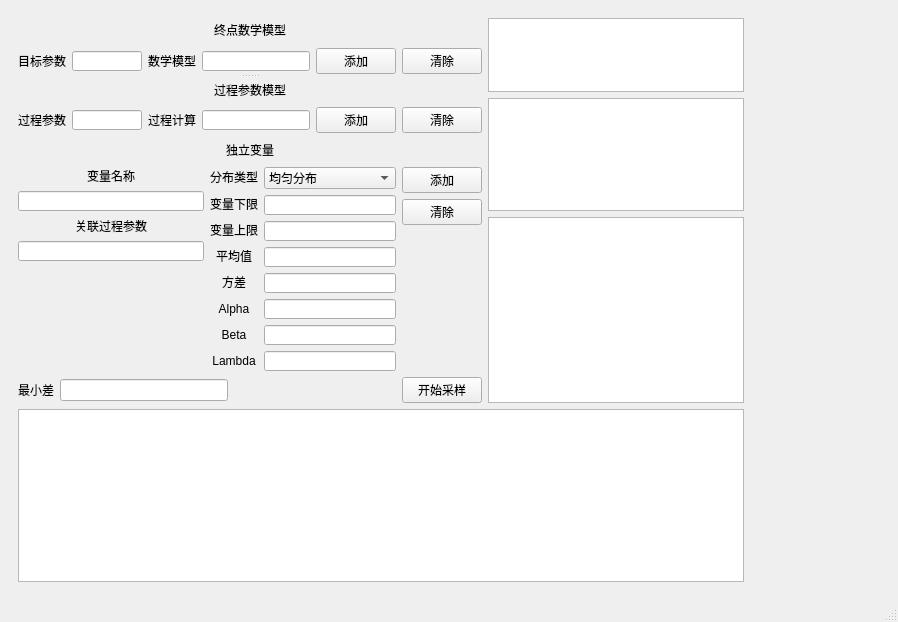
<?xml version="1.0" encoding="UTF-8"?>
<ui version="4.0">
 <class>MainWindow</class>
 <widget class="QMainWindow" name="MainWindow">
  <property name="geometry">
   <rect>
    <x>0</x>
    <y>0</y>
    <width>898</width>
    <height>622</height>
   </rect>
  </property>
  <property name="windowTitle">
   <string>MainWindow</string>
  </property>
  <property name="autoFillBackground">
   <bool>true</bool>
  </property>
  <widget class="QWidget" name="centralwidget">
   <layout class="QGridLayout" name="gridLayout">
    <item row="0" column="0">
     <widget class="QWidget" name="widget" native="true">
      <property name="autoFillBackground">
       <bool>false</bool>
      </property>
      <layout class="QFormLayout" name="formLayout_2">
       <item row="0" column="0">
        <layout class="QFormLayout" name="formLayout">
         <item row="0" column="0">
          <layout class="QVBoxLayout" name="verticalLayout_9">
           <item>
            <layout class="QVBoxLayout" name="verticalLayout_7">
             <item>
              <widget class="QSplitter" name="splitter">
               <property name="orientation">
                <enum>Qt::Vertical</enum>
               </property>
               <widget class="QWidget" name="layoutWidget">
                <layout class="QVBoxLayout" name="verticalLayout">
                 <item alignment="Qt::AlignHCenter">
                  <widget class="QLabel" name="label">
                   <property name="text">
                    <string>终点数学模型</string>
                   </property>
                  </widget>
                 </item>
                 <item>
                  <layout class="QHBoxLayout" name="horizontalLayout">
                   <item>
                    <widget class="QLabel" name="label_2">
                     <property name="maximumSize">
                      <size>
                       <width>50</width>
                       <height>12</height>
                      </size>
                     </property>
                     <property name="text">
                      <string>目标参数</string>
                     </property>
                    </widget>
                   </item>
                   <item>
                    <widget class="QLineEdit" name="FinalVarInput">
                     <property name="maximumSize">
                      <size>
                       <width>70</width>
                       <height>20</height>
                      </size>
                     </property>
                    </widget>
                   </item>
                   <item>
                    <widget class="QLabel" name="label_3">
                     <property name="text">
                      <string>数学模型</string>
                     </property>
                    </widget>
                   </item>
                   <item>
                    <widget class="QLineEdit" name="FinalVarFormulaInput">
                     <property name="minimumSize">
                      <size>
                       <width>20</width>
                       <height>20</height>
                      </size>
                     </property>
                     <property name="maximumSize">
                      <size>
                       <width>1000</width>
                       <height>20</height>
                      </size>
                     </property>
                    </widget>
                   </item>
                   <item>
                    <widget class="QPushButton" name="FinalVarButton">
                     <property name="text">
                      <string>添加</string>
                     </property>
                    </widget>
                   </item>
                   <item>
                    <widget class="QPushButton" name="FinalVarDel">
                     <property name="text">
                      <string>清除</string>
                     </property>
                    </widget>
                   </item>
                  </layout>
                 </item>
                </layout>
               </widget>
               <widget class="QWidget" name="layoutWidget">
                <layout class="QVBoxLayout" name="verticalLayout_4">
                 <item alignment="Qt::AlignHCenter">
                  <widget class="QLabel" name="label_4">
                   <property name="text">
                    <string>过程参数模型</string>
                   </property>
                  </widget>
                 </item>
                 <item>
                  <layout class="QHBoxLayout" name="horizontalLayout_4">
                   <item>
                    <widget class="QLabel" name="label_5">
                     <property name="maximumSize">
                      <size>
                       <width>50</width>
                       <height>12</height>
                      </size>
                     </property>
                     <property name="text">
                      <string>过程参数</string>
                     </property>
                    </widget>
                   </item>
                   <item>
                    <widget class="QLineEdit" name="MidVarInput">
                     <property name="maximumSize">
                      <size>
                       <width>70</width>
                       <height>20</height>
                      </size>
                     </property>
                    </widget>
                   </item>
                   <item>
                    <widget class="QLabel" name="label_15">
                     <property name="text">
                      <string>过程计算</string>
                     </property>
                    </widget>
                   </item>
                   <item>
                    <widget class="QLineEdit" name="MidVarFormulaImput">
                     <property name="minimumSize">
                      <size>
                       <width>20</width>
                       <height>20</height>
                      </size>
                     </property>
                     <property name="maximumSize">
                      <size>
                       <width>1000</width>
                       <height>20</height>
                      </size>
                     </property>
                    </widget>
                   </item>
                   <item>
                    <widget class="QPushButton" name="MidVarButton">
                     <property name="text">
                      <string>添加</string>
                     </property>
                    </widget>
                   </item>
                   <item>
                    <widget class="QPushButton" name="MidVarDel">
                     <property name="text">
                      <string>清除</string>
                     </property>
                    </widget>
                   </item>
                  </layout>
                 </item>
                 <item alignment="Qt::AlignHCenter">
                  <widget class="QLabel" name="label_16">
                   <property name="text">
                    <string>独立变量</string>
                   </property>
                  </widget>
                 </item>
                </layout>
               </widget>
              </widget>
             </item>
             <item>
              <layout class="QHBoxLayout" name="horizontalLayout_3">
               <item>
                <layout class="QVBoxLayout" name="verticalLayout_5">
                 <item>
                  <widget class="QLabel" name="label_18">
                   <property name="text">
                    <string>变量名称</string>
                   </property>
                   <property name="alignment">
                    <set>Qt::AlignCenter</set>
                   </property>
                  </widget>
                 </item>
                 <item>
                  <widget class="QLineEdit" name="IndpVarInput">
                   <property name="sizePolicy">
                    <sizepolicy hsizetype="Fixed" vsizetype="Fixed">
                     <horstretch>0</horstretch>
                     <verstretch>0</verstretch>
                    </sizepolicy>
                   </property>
                   <property name="minimumSize">
                    <size>
                     <width>10</width>
                     <height>10</height>
                    </size>
                   </property>
                   <property name="maximumSize">
                    <size>
                     <width>1000</width>
                     <height>20</height>
                    </size>
                   </property>
                  </widget>
                 </item>
                 <item>
                  <widget class="QLabel" name="label_19">
                   <property name="text">
                    <string>关联过程参数</string>
                   </property>
                   <property name="alignment">
                    <set>Qt::AlignCenter</set>
                   </property>
                  </widget>
                 </item>
                 <item>
                  <widget class="QLineEdit" name="IndpVarRelatianship">
                   <property name="minimumSize">
                    <size>
                     <width>20</width>
                     <height>20</height>
                    </size>
                   </property>
                   <property name="maximumSize">
                    <size>
                     <width>1000</width>
                     <height>20</height>
                    </size>
                   </property>
                  </widget>
                 </item>
                 <item>
                  <spacer name="verticalSpacer">
                   <property name="orientation">
                    <enum>Qt::Vertical</enum>
                   </property>
                   <property name="sizeHint" stdset="0">
                    <size>
                     <width>20</width>
                     <height>40</height>
                    </size>
                   </property>
                  </spacer>
                 </item>
                </layout>
               </item>
               <item>
                <layout class="QHBoxLayout" name="horizontalLayout_2">
                 <item>
                  <layout class="QVBoxLayout" name="verticalLayout_3">
                   <item>
                    <widget class="QLabel" name="label_7">
                     <property name="text">
                      <string>分布类型</string>
                     </property>
                     <property name="alignment">
                      <set>Qt::AlignCenter</set>
                     </property>
                    </widget>
                   </item>
                   <item>
                    <widget class="QLabel" name="label_8">
                     <property name="text">
                      <string>变量下限</string>
                     </property>
                     <property name="alignment">
                      <set>Qt::AlignCenter</set>
                     </property>
                    </widget>
                   </item>
                   <item>
                    <widget class="QLabel" name="label_9">
                     <property name="text">
                      <string>变量上限</string>
                     </property>
                     <property name="alignment">
                      <set>Qt::AlignCenter</set>
                     </property>
                    </widget>
                   </item>
                   <item>
                    <widget class="QLabel" name="label_10">
                     <property name="sizePolicy">
                      <sizepolicy hsizetype="Preferred" vsizetype="Preferred">
                       <horstretch>0</horstretch>
                       <verstretch>0</verstretch>
                      </sizepolicy>
                     </property>
                     <property name="text">
                      <string>平均值</string>
                     </property>
                     <property name="alignment">
                      <set>Qt::AlignCenter</set>
                     </property>
                    </widget>
                   </item>
                   <item>
                    <widget class="QLabel" name="label_11">
                     <property name="text">
                      <string>方差</string>
                     </property>
                     <property name="alignment">
                      <set>Qt::AlignCenter</set>
                     </property>
                    </widget>
                   </item>
                   <item>
                    <widget class="QLabel" name="label_12">
                     <property name="text">
                      <string>Alpha</string>
                     </property>
                     <property name="alignment">
                      <set>Qt::AlignCenter</set>
                     </property>
                    </widget>
                   </item>
                   <item>
                    <widget class="QLabel" name="label_13">
                     <property name="text">
                      <string>Beta</string>
                     </property>
                     <property name="alignment">
                      <set>Qt::AlignCenter</set>
                     </property>
                    </widget>
                   </item>
                   <item>
                    <widget class="QLabel" name="label_14">
                     <property name="text">
                      <string>Lambda</string>
                     </property>
                     <property name="alignment">
                      <set>Qt::AlignCenter</set>
                     </property>
                    </widget>
                   </item>
                  </layout>
                 </item>
                 <item>
                  <layout class="QVBoxLayout" name="verticalLayout_2">
                   <item>
                    <widget class="QComboBox" name="IndpVarType">
                     <item>
                      <property name="text">
                       <string>均匀分布</string>
                      </property>
                     </item>
                     <item>
                      <property name="text">
                       <string>三角分布</string>
                      </property>
                     </item>
                     <item>
                      <property name="text">
                       <string>正态分布</string>
                      </property>
                     </item>
                     <item>
                      <property name="text">
                       <string>高斯分布</string>
                      </property>
                     </item>
                     <item>
                      <property name="text">
                       <string>Beta分布</string>
                      </property>
                     </item>
                     <item>
                      <property name="text">
                       <string>指数分布</string>
                      </property>
                     </item>
                     <item>
                      <property name="text">
                       <string>伽马分布</string>
                      </property>
                     </item>
                     <item>
                      <property name="text">
                       <string>对数正态分布</string>
                      </property>
                     </item>
                    </widget>
                   </item>
                   <item>
                    <widget class="QLineEdit" name="IndpVarLow">
                     <property name="minimumSize">
                      <size>
                       <width>20</width>
                       <height>20</height>
                      </size>
                     </property>
                     <property name="maximumSize">
                      <size>
                       <width>1000</width>
                       <height>20</height>
                      </size>
                     </property>
                    </widget>
                   </item>
                   <item>
                    <widget class="QLineEdit" name="IndpVarHigh">
                     <property name="minimumSize">
                      <size>
                       <width>20</width>
                       <height>20</height>
                      </size>
                     </property>
                     <property name="maximumSize">
                      <size>
                       <width>1000</width>
                       <height>20</height>
                      </size>
                     </property>
                    </widget>
                   </item>
                   <item>
                    <widget class="QLineEdit" name="IndpVarMu">
                     <property name="minimumSize">
                      <size>
                       <width>20</width>
                       <height>20</height>
                      </size>
                     </property>
                     <property name="maximumSize">
                      <size>
                       <width>1000</width>
                       <height>20</height>
                      </size>
                     </property>
                    </widget>
                   </item>
                   <item>
                    <widget class="QLineEdit" name="IndpVarSigma">
                     <property name="minimumSize">
                      <size>
                       <width>20</width>
                       <height>20</height>
                      </size>
                     </property>
                     <property name="maximumSize">
                      <size>
                       <width>1000</width>
                       <height>20</height>
                      </size>
                     </property>
                    </widget>
                   </item>
                   <item>
                    <widget class="QLineEdit" name="IndpVarAlpha">
                     <property name="minimumSize">
                      <size>
                       <width>20</width>
                       <height>20</height>
                      </size>
                     </property>
                     <property name="maximumSize">
                      <size>
                       <width>1000</width>
                       <height>20</height>
                      </size>
                     </property>
                     <property name="text">
                      <string/>
                     </property>
                    </widget>
                   </item>
                   <item>
                    <widget class="QLineEdit" name="IndpVarBeta">
                     <property name="minimumSize">
                      <size>
                       <width>20</width>
                       <height>20</height>
                      </size>
                     </property>
                     <property name="maximumSize">
                      <size>
                       <width>1000</width>
                       <height>20</height>
                      </size>
                     </property>
                     <property name="text">
                      <string/>
                     </property>
                    </widget>
                   </item>
                   <item>
                    <widget class="QLineEdit" name="IndpVarLambd">
                     <property name="minimumSize">
                      <size>
                       <width>20</width>
                       <height>20</height>
                      </size>
                     </property>
                     <property name="maximumSize">
                      <size>
                       <width>1000</width>
                       <height>20</height>
                      </size>
                     </property>
                     <property name="text">
                      <string/>
                     </property>
                    </widget>
                   </item>
                  </layout>
                 </item>
                </layout>
               </item>
               <item>
                <layout class="QVBoxLayout" name="verticalLayout_6">
                 <item>
                  <widget class="QPushButton" name="IndpVarButton">
                   <property name="text">
                    <string>添加</string>
                   </property>
                  </widget>
                 </item>
                 <item>
                  <widget class="QPushButton" name="IndpVarDel">
                   <property name="text">
                    <string>清除</string>
                   </property>
                  </widget>
                 </item>
                 <item>
                  <spacer name="verticalSpacer_2">
                   <property name="orientation">
                    <enum>Qt::Vertical</enum>
                   </property>
                   <property name="sizeHint" stdset="0">
                    <size>
                     <width>20</width>
                     <height>40</height>
                    </size>
                   </property>
                  </spacer>
                 </item>
                </layout>
               </item>
              </layout>
             </item>
            </layout>
           </item>
           <item>
            <layout class="QHBoxLayout" name="horizontalLayout_5">
             <item>
              <widget class="QLabel" name="mimDiffLbl">
               <property name="text">
                <string>最小差</string>
               </property>
              </widget>
             </item>
             <item>
              <widget class="QLineEdit" name="mimDiffInput"/>
             </item>
             <item>
              <spacer name="horizontalSpacer">
               <property name="orientation">
                <enum>Qt::Horizontal</enum>
               </property>
               <property name="sizeHint" stdset="0">
                <size>
                 <width>40</width>
                 <height>20</height>
                </size>
               </property>
              </spacer>
             </item>
             <item>
              <widget class="QPushButton" name="RunCal">
               <property name="text">
                <string>开始采样</string>
               </property>
              </widget>
             </item>
            </layout>
           </item>
          </layout>
         </item>
         <item row="0" column="1">
          <layout class="QVBoxLayout" name="verticalLayout_8">
           <item>
            <widget class="QTextBrowser" name="TextInputFinal">
             <property name="minimumSize">
              <size>
               <width>0</width>
               <height>20</height>
              </size>
             </property>
             <property name="maximumSize">
              <size>
               <width>16777215</width>
               <height>80</height>
              </size>
             </property>
            </widget>
           </item>
           <item>
            <widget class="QTextBrowser" name="TextInputMid">
             <property name="maximumSize">
              <size>
               <width>16777215</width>
               <height>120</height>
              </size>
             </property>
            </widget>
           </item>
           <item>
            <widget class="QTextBrowser" name="TextInputIndp"/>
           </item>
          </layout>
         </item>
         <item row="1" column="0" colspan="2">
          <widget class="QTextBrowser" name="TextOutput"/>
         </item>
        </layout>
       </item>
      </layout>
     </widget>
    </item>
   </layout>
  </widget>
  <widget class="QStatusBar" name="statusbar"/>
  <widget class="QMenuBar" name="moreinfo">
   <property name="geometry">
    <rect>
     <x>0</x>
     <y>0</y>
     <width>898</width>
     <height>23</height>
    </rect>
   </property>
  </widget>
 </widget>
 <resources/>
 <connections>
  <connection>
   <sender>FinalVarButton</sender>
   <signal>clicked()</signal>
   <receiver>MainWindow</receiver>
   <slot>FinalVarButton()</slot>
   <hints>
    <hint type="sourcelabel">
     <x>372</x>
     <y>68</y>
    </hint>
    <hint type="destinationlabel">
     <x>438</x>
     <y>30</y>
    </hint>
   </hints>
  </connection>
 </connections>
 <slots>
  <slot>FinalVarButton()</slot>
 </slots>
</ui>
